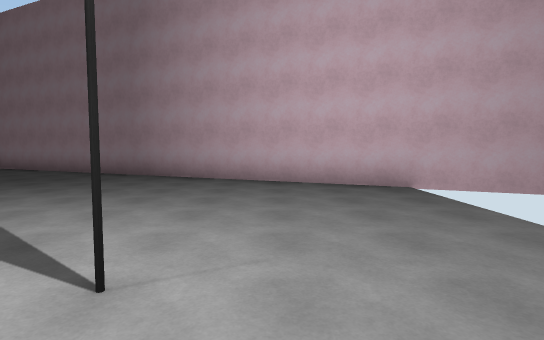
View 1 (above)

17 first-person views from a walk through a 3-D level made in the Unity game engine. The camera is 1.5 m above the floor, tilts 4° down and sees 80° across. The floor is counted in squares, 2 m on a side. Each view is taken from the middle of a square. On the plan, view 1 faces up. The plan holds only what a view shows up to about 11 squares ahead; the rest is blank. The place goes on beyond the plan. The player character is not drawn. Some animated figures are left out. Some surface patterns are stand-ins.

View 2
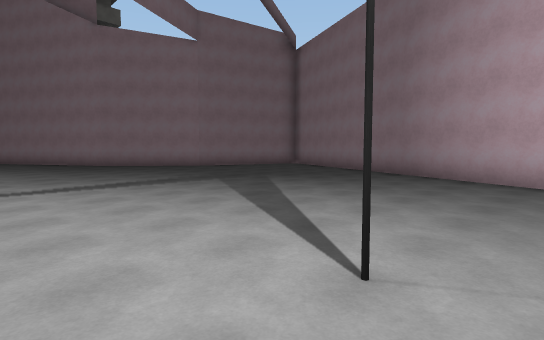

View 3
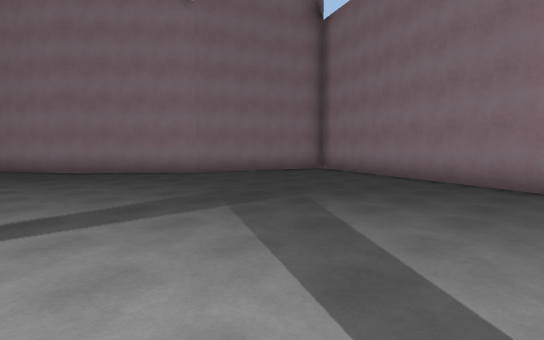

View 4
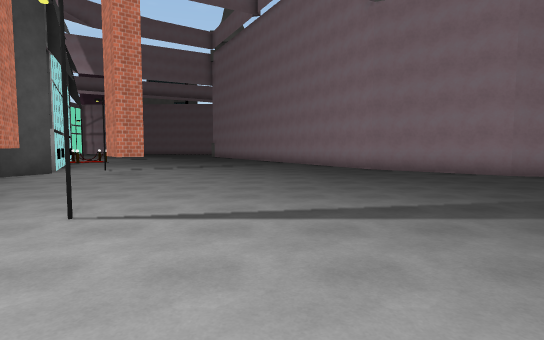

View 5
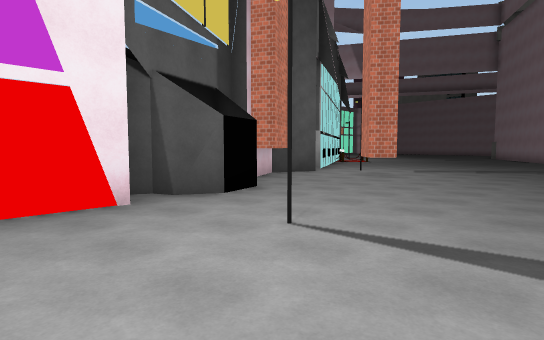

View 6
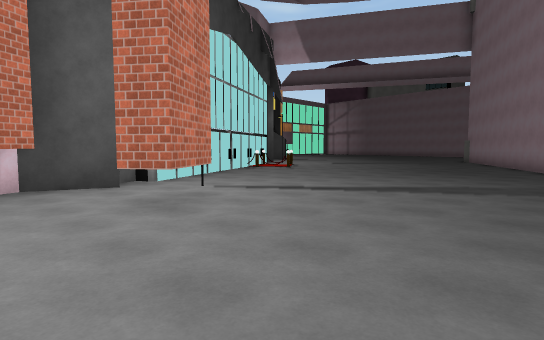

View 7
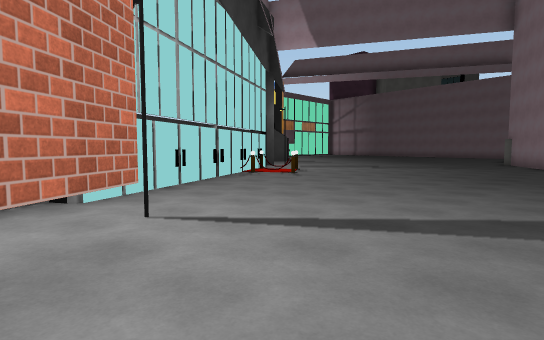

View 8
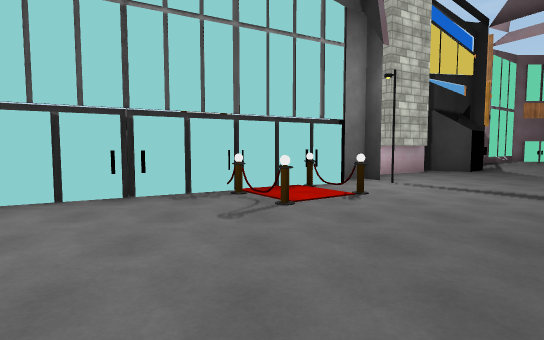

View 9
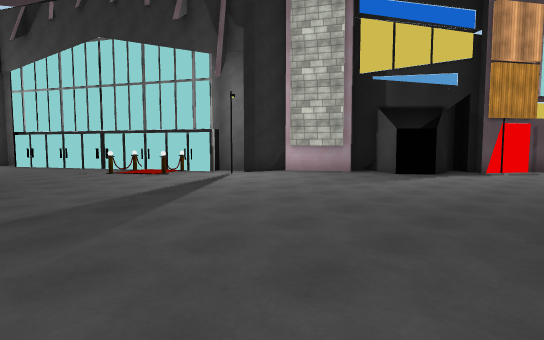

View 10
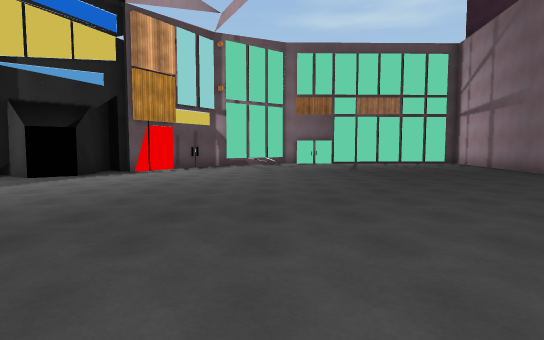

View 11
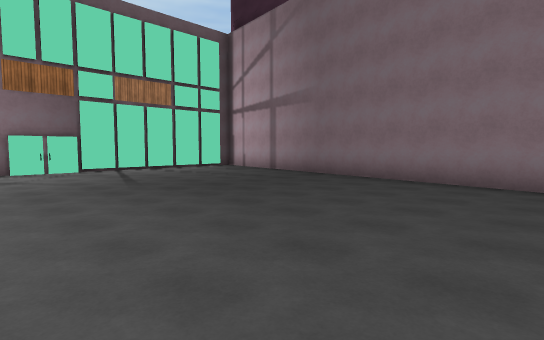

View 12
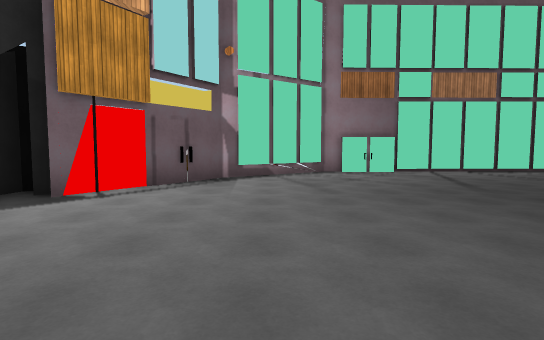

View 13
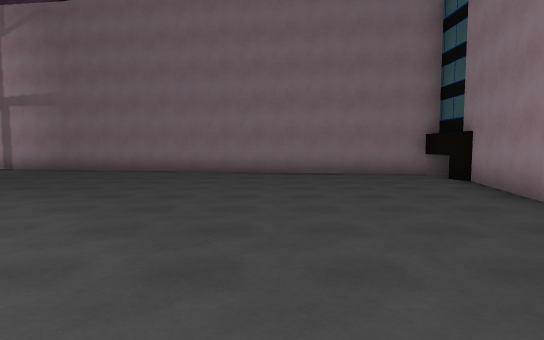

View 14
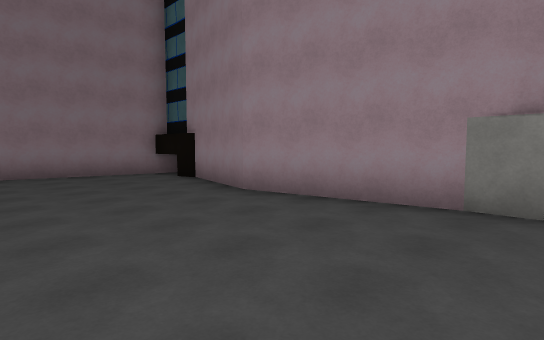

View 15
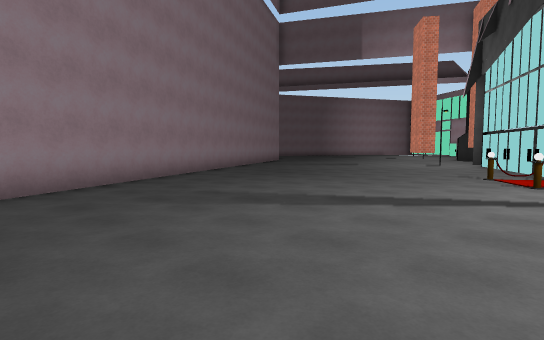

View 16
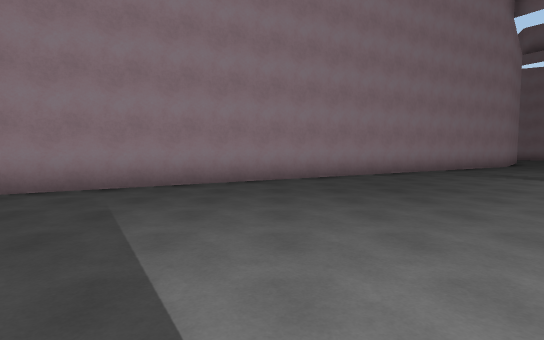

View 17
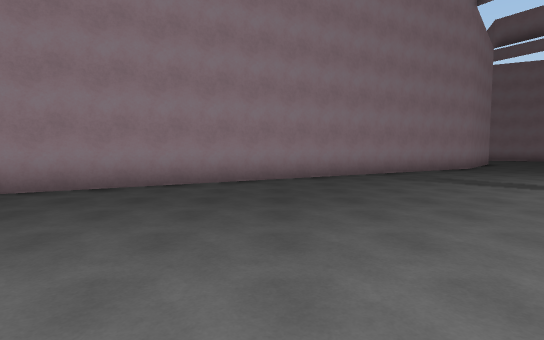

### Floor plan
Points are (right, up) in squares from view 1. A wall is a line through its corners. A room is listed if a view was taken in it or the views show most of it. See-through windows are left out.
Room 1 (views 1, 2, 3, 4, 5, 6, 7, 8, 9, 10, 11, 12, 13, 14, 15, 16, 17)
walls: (-19.8, -9.4) (-13.2, -5.8) (-12.9, -6.2); (-13, -3.4) (-11.8, -2.5) (-11.4, -3) (-12.2, -3.6); (-12.4, -5.3) (-10.8, -5.8) (-9.6, -5.1); (-11, -5.1) (-9.6, -4.2) (-9.3, -4.9); (-28.2, -3.7) (-29.1, -3.7); (-23.6, -12.5) (-22.1, -11.7); (-29, -3.7) (-32.5, -4.3) (-35.3, -3.5); (-23.7, -12.9) (-21.8, -11.8) (-21.5, -10.3) (-21.2, -10.8) (-20.5, -10.4); (-25.1, -12.8) (-24.3, -13.3) (-24.1, -13.6) (-23.4, -13.1); (-24.8, -13) (-23.6, -13.8); (-7.3, -3.3) (-6.5, -3.7); (-7, -3.4) (-6.4, -3.8) (-6.3, -4.1) (-6, -4.3); (-25.9, -14.3) (-25.9, -13.4); (-25.9, -14.5) (-25.9, -13.8); (-5.7, -3.4) (-4.3, -3.3); (-25.8, -15.5) (-25.7, -14.7); (-10.5, 10.1) (-11.5, 7.3) (-14.1, 4.4) (-27.6, -3); (-28.8, -18.1) (-27, -15.3); (-36.9, -3.1) (-39, -16.7); (3.6, 5.6) (-9.4, 11.3); (-38.5, -20.1) (-31.6, -19.9) (-28.7, -17.9)
low walls: (-12.9, -6.2) (-12.5, -6)
objects: other object (-27, -15); other object (-22, -10); barrier (-20, -8); barrier (-19, -7); other object (-13, -4); other object (-6, -1); other object (-1, 2)

Where each view was taken, in squares from view 1:
view 1: 0 up, 0 right, facing up
view 2: 0 up, 0 right, facing up-left
view 3: 2 up, 3 left, facing up-left
view 4: 1 up, 3 left, facing left
view 5: 1 up, 4 left, facing down-left
view 6: 1 up, 10 left, facing down-left
view 7: 1 down, 12 left, facing down-left
view 8: 3 down, 19 left, facing down
view 9: 4 down, 29 left, facing down-right
view 10: 5 down, 31 left, facing down
view 11: 9 down, 31 left, facing down-left
view 12: 10 down, 30 left, facing down
view 13: 8 down, 28 left, facing left
view 14: 8 down, 28 left, facing up-left
view 15: 9 down, 28 left, facing up-right
view 16: 8 down, 23 left, facing up
view 17: 7 down, 21 left, facing up
